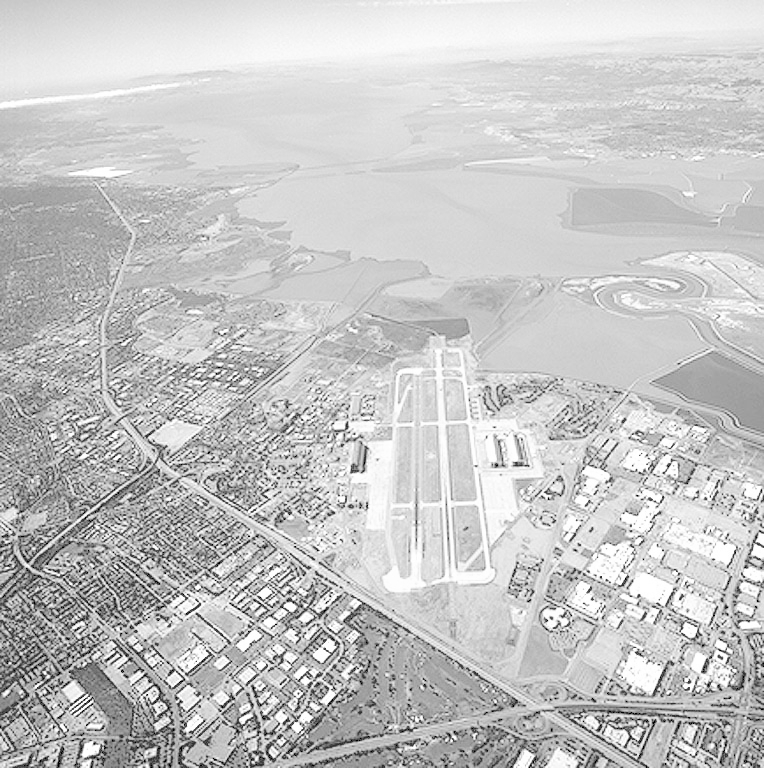
#> input picture S7_WS2122/computer_vision/week_03/Bilder/Aerial.jpg, 764 x 768 px; its folder holds only this picture in this run
$ jupyter execute ex3_4.ipynb   (shell and % lines are left out)
#> lines starting #> are read from the running program, lines starting #| are printed output that depends on the picture
# Aufgabe 4: Faltungstheorem
Das Faltungstheorem
\begin{align}
 F * G &= \mathcal{F}^{-1}(\mathcal{F}(F) \cdot \mathcal{F}(G))
\end{align}

besagt, dass eine Faltung im Ortsraum äquivalent zu einer Multiplikation im Frequenzraum ist.
Prüfen Sie die Gültigkeit dieses Theorems an mindestens zwei praktischen Beispielen mit selbst gewählten Filtermasken!
Vergleichen und analysieren Sie sowohl die Ergebnisse als auch die Rechenzeiten im Hinblick auf verschiedene Filtergrößen!

## 0. Pfade, Pakete etc.

[cell 1]
import glob
import imageio
import numpy as np
import scipy.ndimage
import math

import matplotlib.pyplot as plt

[cell 2]
image_filter = 'Bilder/*.jpg'

## 1. Definition der Faltungsmaske
Definieren Sie hier die zu prüfenden Faltungsmaske `A` und `B`.

[cell 3]
# mask A is gauss
m = 11
sigma = m / 5

offset = (m - 1) // 2
A = np.asarray([
    [
        np.exp(-(((cx - offset)**2) + ((cy - offset)**2)) / (2 * (sigma ** 2)))
        for cx in range(m)
    ] for cy in range(m)
])
A /= np.sum(A)

# mask B is sobel
B = np.asarray([
    [1, 0, -1],
    [2, 0, -2],
    [1, 0, -1],
])

## 2. Laden und Normalisieren des Bildes

[cell 4]
image_path = np.random.choice(glob.glob(image_filter))
image = imageio.imread(image_path)
#> image is the input picture: shape (768, 764); min 0, max 255, mean 197.2

[cell 5]
image = image.astype(np.float32)
image -= image.min()
image /= image.max()

## 3. Berechnung der Fouriertransformation
Setzen Sie hier ihre Lösung aus der vorigen Aufgabe ein:

[cell 6]
image_transformed = np.fft.fft2(image)
image_transformed = np.fft.fftshift(image_transformed)

Berechnen Sie nun die Fouriertransformation der Faltungsmasken. Achten Sie darauf, dass das Ergebnis dieser Operation dieselbe Größe hat wie `image_transformed`!

[cell 7]
A_transformed = np.absolute(np.fft.fftshift(np.fft.fft2(A, s=image.shape)))
B_transformed = np.absolute(np.fft.fftshift(np.fft.fft2(B, s=image.shape)))
plt.subplot(221)
plt.imshow(A)
plt.colorbar()
plt.subplot(222)
plt.imshow(A_transformed)
plt.colorbar()
plt.subplot(223)
plt.imshow(B)
plt.colorbar()
plt.subplot(224)
plt.imshow(B_transformed)
plt.colorbar()
plt.show()
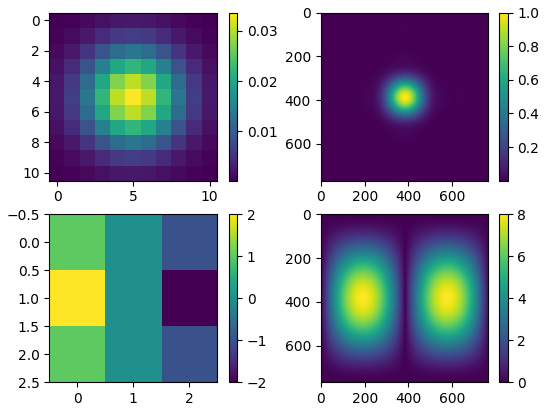
#> figure drawn by matplotlib, 8 panels

## 4. Filterung

Definieren Sie nun eine Funktion `ex3_filter_in_freq_domain`, die einen Filter im Frequenzbereich auf ein bereits fouriertransformiertes Bild anwendet. Beachten Sie das Faltungstheorem!

[cell 8]
def ex3_filter_in_freq_domain(spectrum, transformed_filter):
    return spectrum * transformed_filter

Das transformierte Bild (Spektrum) wird nun gefiltert.

[cell 9]
# %time does not work that well in jupyter vscode
image_transformed_filtered_A = ex3_filter_in_freq_domain(image_transformed, A_transformed)

[cell 10]
# %time does not work that well in jupyter vscode
image_transformed_filtered_B = ex3_filter_in_freq_domain(image_transformed, B_transformed)

## 5. Inverse Filterung
Das veränderte Spektrum soll nun in den Ortsbereich zurücktransformiert werden. Verwenden Sie dazu die entsprechenden Funktionen des Paketes `numpy.fft`.

[cell 11]
image_filtered_A = np.fft.ifft2(np.fft.ifftshift(image_transformed_filtered_A)).real
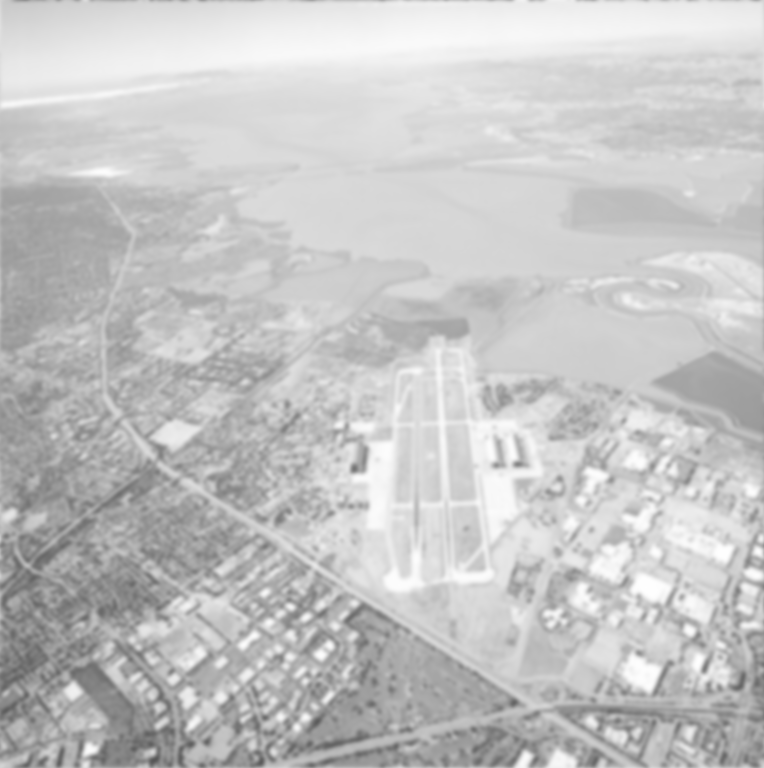
#> image_filtered_A: shape (768, 764) float64; min 0.339, max 1, mean 0.773
image_filtered_B = np.fft.ifft2(np.fft.ifftshift(image_transformed_filtered_B)).real
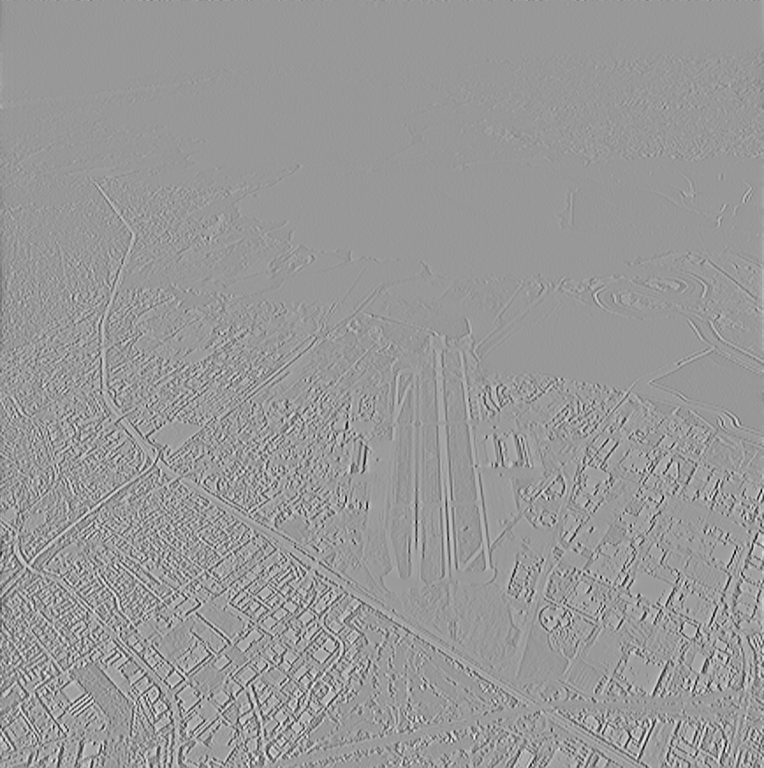
#> image_filtered_B: shape (768, 764) float64; min -4.06, max 2.74, mean 4.85e-16; drawn with min black and max white

Vergleichen Sie nun das gefilterte Bild mit dem Originalbild:

[cell 12]
plt.subplot(131)
plt.imshow(image)
plt.subplot(132)
plt.imshow(image_filtered_A)
plt.subplot(133)
plt.imshow(image_filtered_B)
plt.show()
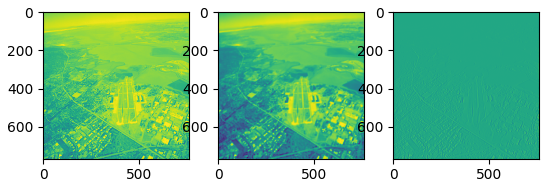
#> figure drawn by matplotlib, 3 panels

## 6. Vergleich mit regulärer Faltung
Im Folgenden wird das Bild mittels der Bibliotheksfunktion `scipy.ndimage.filters.convolve` mit `A` und `B` gefaltet.

[cell 13]
# %time does not work that well in jupyter vscode
image_convolved_A = scipy.ndimage.filters.convolve(image, A, mode='constant')

[cell 14]
# %time does not work that well in jupyter vscode
image_convolved_B = scipy.ndimage.filters.convolve(image, B, mode='constant')
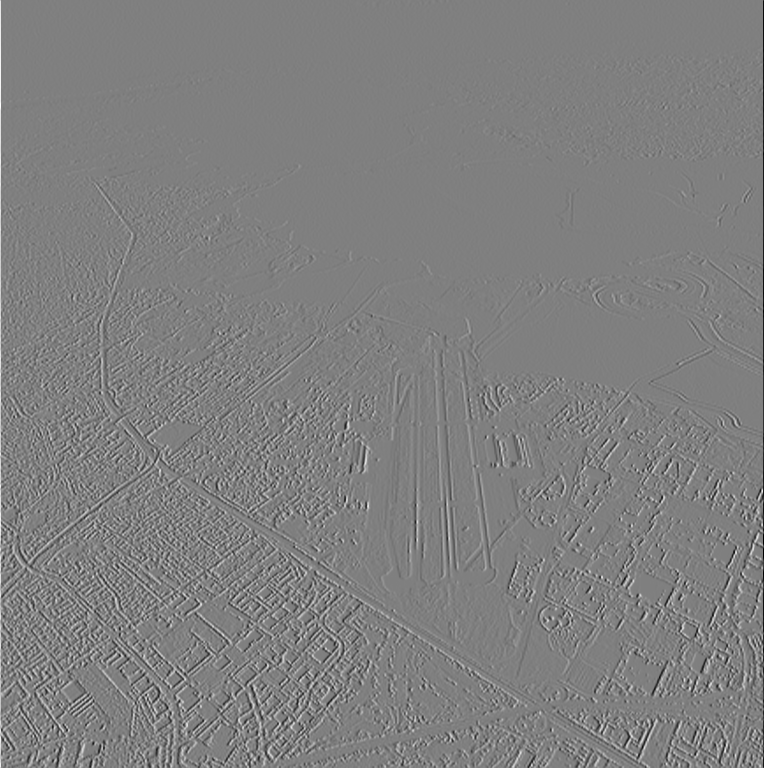
#> image_convolved_B: shape (768, 764) float32; min -4, max 3.98, mean 0.000464; drawn with min black and max white

Vergleichen Sie `image_convolved` mit `image_filtered`, indem Sie die Bilder nebeneinander anzeigen:

[cell 15]
plt.subplot(231)
plt.imshow(image)
plt.subplot(232)
plt.imshow(image_filtered_A)
plt.subplot(233)
plt.imshow(image_convolved_A)
plt.subplot(235)
plt.imshow(image_filtered_B)
plt.subplot(236)
plt.imshow(image_convolved_B)
plt.show()

$ run again, on S7_WS2122/computer_vision/week_03/Bilder/Pollen2.jpg
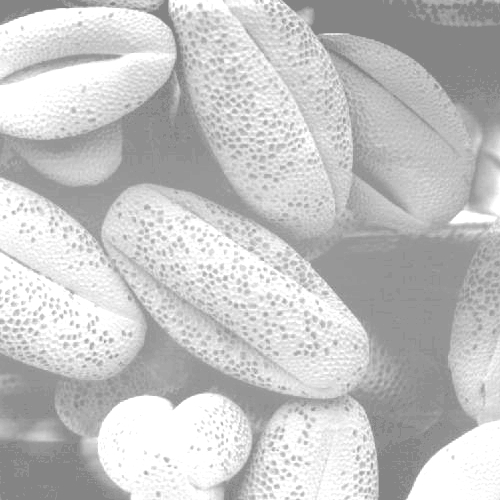
#> input picture S7_WS2122/computer_vision/week_03/Bilder/Pollen2.jpg, 500 x 500 px
#> image is the input picture: shape (500, 500); min 131, max 255, mean 196.4
#> `image_filtered_A = np.fft.ifft2(np.fft.ifftshift(image_transformed_fil..`:
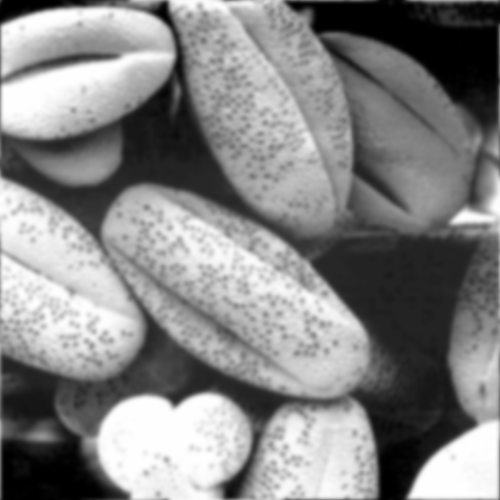
#> image_filtered_A: shape (500, 500) float64; min 0.00726, max 1, mean 0.527; drawn with min black and max white
#> `image_convolved_B = scipy.ndimage.filters.convolve(image, B, mode='con..`:
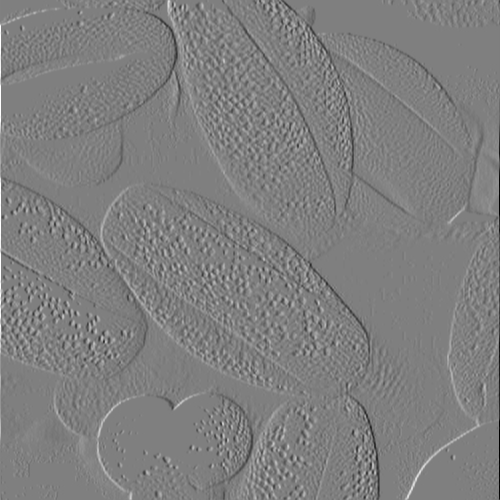
#> image_convolved_B: shape (500, 500) float32; min -4, max 4, mean -0.000125; drawn with min black and max white
